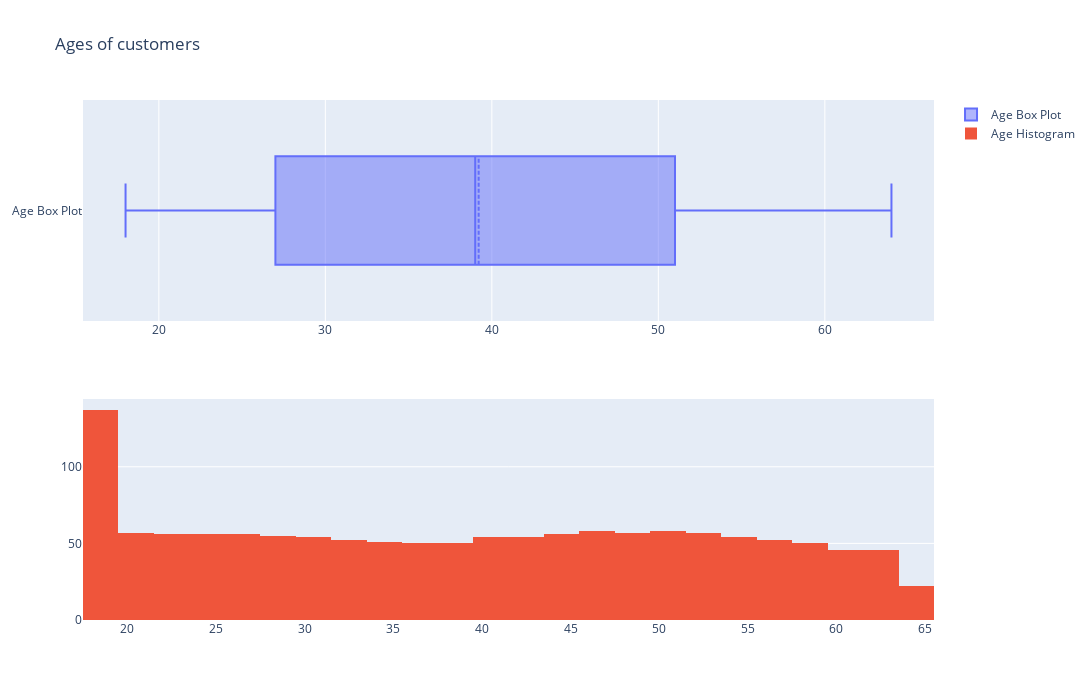

Notebook cell for this chart:
### Markdown cell above
The BMI data appears to be wll behaved, with no significant outliers. The maximum is ~3.7 sigma from the mean.

### Code cell
fig = make_subplots(rows=2, cols=1)

tr1=go.Box(x=df['age'],name='Age Box Plot',boxmean=True)
tr2=go.Histogram(x=df['age'],name='Age Histogram')

fig.add_trace(tr1,row=1,col=1)
fig.add_trace(tr2,row=2,col=1)

fig.update_layout(height=700, width=1200, title_text="Ages of customers")
fig.show()

### Figure 1 — Plotly figure (JSON) as saved in the notebook; plotly's stock layout.template omitted (floating-point values rounded to 4 significant figures; data arrays with more than 128 entries replaced by an {"elided": "..."} marker saying what was removed)
{"data": [{"boxmean": true, "name": "Age Box Plot", "type": "box", "x": {"elided": "1338 int values"}, "xaxis": "x", "yaxis": "y"}, {"name": "Age Histogram", "type": "histogram", "x": {"elided": "1338 int values"}, "xaxis": "x2", "yaxis": "y2"}], "layout": {"height": 700, "title": {"text": "Ages of customers"}, "width": 1200, "xaxis": {"anchor": "y", "domain": [0, 1]}, "xaxis2": {"anchor": "y2", "domain": [0, 1]}, "yaxis": {"anchor": "x", "domain": [0.575, 1]}, "yaxis2": {"anchor": "x2", "domain": [0, 0.425]}}}
